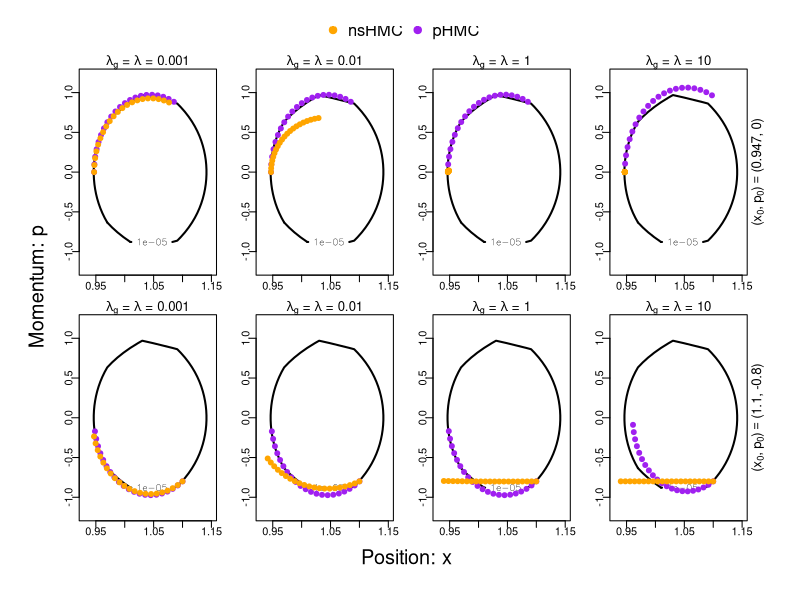
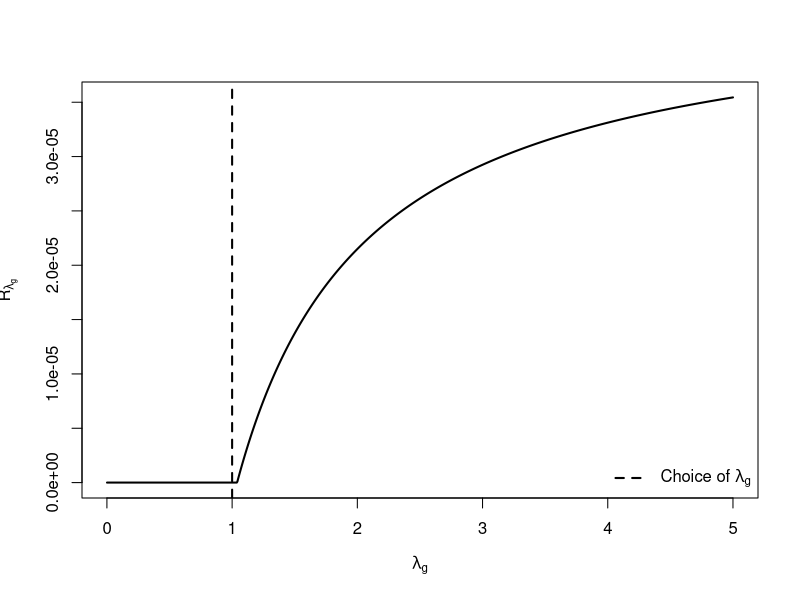

Recreate these plots in R, in order.
########################################
# One-dimensional example
########################################
set.seed(1)
n <- 1e2
y <- rnorm(n, mean = 1, sd = .5)
################################

# U(x) = sum(y - x)^2/(2) + |x|
log_target <- function(x)  -sum((y - x)^2)/2 - abs(x)

grad_log_pi_dur <- function(x, lambda)
{
  prox <- sign(x)*pmax(abs(x) - lambda, 0)
  sum(y - x) - (x - prox)/lambda
}

grad_log_pi_px <- function(x, lambda)
{
  foo <- lambda/(1 + n*lambda)
  z <-  (x + lambda*sum(y))/(1 + n*lambda)
  prox <- sign(z)* pmax(abs(z) - foo, 0)
  -(x - prox)/lambda
}
##################################
# Testing

logpi_lam_dur <- function(x, lambda)
{
  prox <- sign(x)*pmax(abs(x) - lambda, 0)
  my <- abs(prox) + (x - prox)^2/(2*lambda)
  
  logpi_lam <- - my -sum((y - x)^2)/2
}

logpi_lam_px <- function(x, lambda)
{
  foo <- lambda/(1 + n*lambda)
  z <-  (x + lambda*n*mean(y))/(1 + n*lambda)
  prox <- sign(z)* pmax(abs(z) - foo, 0)
  
  my <- abs(prox) + (x - prox)^2/(2*lambda) + sum((y - prox)^2)/2
  
  logpi_lam <- - my
}

integrate_f <- function(x){
  sapply(x, function(t) exp(log_target(t)))
}

integrate_dur <- function(x, lambda){
  sapply(x, function(t) exp(logpi_lam_dur(t, lambda = lambda)))
}

integrate_px <- function(x, lambda){
  sapply(x, function(t) exp(logpi_lam_px(t, lambda = lambda)))
}



##################################
# plotting target contour

log_kinetic <- function(p) -p^2/2
log_joint <- function(q, p)
{
  log_target(q) + log_kinetic(p)
}
p_vec <- seq(-3, 3, length = 1e2)
q_vec <- seq(-2, 4, length = 1e2)
z <- matrix(0, nrow = length(q_vec), ncol = length(p_vec))
for(i in 1:length(q_vec))
{
  for(j in 1:length(p_vec))
  {
    z[i,j] <- exp(log_joint(q_vec[i], p_vec[j]))
  }
}

phmc_path <- function(q, p, lambda, eps, L)
{
  store <- matrix(0, nrow = L + 1, ncol = 2)
  q_current <- q
  p_current <- p
  
  store[1, ] <- c(q,p)
  for (j in 2:(L+1))
  {
    # half step
    U_samp <- -grad_log_pi_dur(q_current, lambda)
    p_current <- p_current - eps*U_samp /2  
    q_current <- q_current + eps*p_current   # full step for position
    U_samp <- -grad_log_pi_dur(q_current, lambda)
    
    p_current <- p_current - eps*U_samp/2 # another half step
    
    store[j, ] <- c(q_current, p_current)
    # samp <- q_current
    # p_prop <- p_current
  }
  return(store)
}

ns_path <- function(q, p, lambda, eps, L)
{
  store <- matrix(0, nrow = L + 1, ncol = 2)
  q_current <- q
  p_current <- p
  
  store[1, ] <- c(q,p)
  for (j in 2:(L+1))
  {
    # half step
    U_samp <- -grad_log_pi_px(q_current, lambda)
    p_current <- p_current - eps*U_samp /2  
    q_current <- q_current + eps*p_current   # full step for position
    U_samp <- -grad_log_pi_px(q_current, lambda)
    
    p_current <- p_current - eps*U_samp/2 # another half step
    
    store[j, ] <- c(q_current, p_current)
    # samp <- q_current
    # p_prop <- p_current
  }
  return(store)
}

draw_contour <- function(q, p, lambda, eps = .02, L = 10)
{
  path_dur <- phmc_path(q, p, lambda = lambda, eps = eps, L = L)
  path_px <- ns_path(q, p, lambda = lambda, eps = eps, L = L)
  main_expr <- bquote(paste(lambda[g], " = ", lambda, " = ",
                            .(format(lambda, digits = 3))))
  contour(q_vec, p_vec, z, nlevels = 2, 
          xlim = c(.93, 1.15), ylim = c(-1.2, 1.2),
          main = main_expr, lwd = 2)
  points(path_dur, col = "purple", pch = 19)
  points(path_px, col = "orange", pch = 19)
}


pdf("toy_contours.pdf", height = 5, width = 10)

# Layout: 8 plots + 1 row for top legend
layout(matrix(c(rep(9, 4), 1:8), nrow = 3, byrow = TRUE),
       heights = c(.12, 1, 1))  # first row for legend

# Tighter margins and minimal label-to-axis spacing
par(mar = c(2, 2, 1, 1), oma = c(4, 4, 2, 3), mgp = c(3, 0.3, 0))

q <- .947
p <- 0
exp(log_joint(q, p))
draw_contour(q, p, lambda = .001, eps = .01, L = 20)
draw_contour(q, p, lambda = .01, eps = .01, L = 20)
draw_contour(q, p, lambda = 1, eps = .01, L = 20)
draw_contour(q, p, lambda = 10, eps = .01, L = 20)
mtext(bquote("(" * x[0] * "," ~ p[0] * ")" == "(" * .(q) * "," ~ .(p) * ")"),
      side = 4, line = 0.5, outer = FALSE, cex = 0.8)

q <- 1.1
p <- -.8
exp(log_joint(q, p))

draw_contour(q, p, lambda = .001, eps = .01, L = 20)
draw_contour(q, p, lambda = .01, eps = .01, L = 20)
draw_contour(q, p, lambda = 1, eps = .01, L = 20)
draw_contour(q, p, lambda = 10, eps = .01, L = 20)
mtext(bquote("(" * x[0] * "," ~ p[0] * ")" == "(" * .(q) * "," ~ .(p) * ")"),
      side = 4, line = 0.5, outer = FALSE, cex = 0.8)

par(mar = c(0, 0, 0, 0))
plot.new()
legend("top", legend = c("nsHMC", "pHMC"),
       col = c("orange", "purple"), pch = 19, 
       horiz = TRUE, bty = "n", 
       inset = c(0, -.55),
       cex = 1.5)

# Add shared axis labels using outer margin text
mtext("Position: x", side = 1, line = .5, outer = TRUE, cex = 1.2)
mtext("Momentum: p", side = 2, line = .5, outer = TRUE, cex = 1.2)

dev.off()



############################
# Choosing lambda
q <- 1.04  # MAP
p <- -.5
lambda.seq <- seq(1e-3, 5, length = 1e3)

phmc_ham <- numeric(length = length(lambda.seq))
ns_ham <- numeric(length = length(lambda.seq))

ham <- function(q, p) - log_target(q) + p^2/2

for(i in 1:length(lambda.seq))
{
  phmc_state <- phmc_path(q, p, lambda.seq[i], .001, 1)[2, ]
  ns_state <- ns_path(q, p, lambda.seq[i], .001, 1)[2, ]

  phmc_ham[i] <- abs(ham(q,p) - ham(phmc_state[1], phmc_state[2]))/abs(ham(q,p) )
  ns_ham[i] <- abs(ham(q,p) - ham(ns_state[1], ns_state[2]))/abs(ham(q,p) )
}

pdf("lambda_toy.pdf", height = 3.5, width = 4.2)
plot(lambda.seq, phmc_ham, type = 'l', lwd = 2, 
  ylim = range(c(phmc_ham, 0)), xlab = expression(lambda[g]), ylab = expression(R[lambda[g]]))
abline(v = 1, lty = 2, lwd = 2)
legend("bottomright", legend = expression("Choice of " * lambda[g]),
       col = "black", lty = 2, lwd = 2, bty = "n")
dev.off()


# No need to run the chains
# ###########################
# # HMC with Durmus split
# durhmc <- function(lambda, iter, eps_hmc, L, start)
# {
#   samp.hmc <- numeric(length = iter)
#   
#   # starting value computations
#   samp <- start
#   samp.hmc[1] <- samp
#   
#   # For HMC
#   mom_mat <- rnorm(iter)
#   accept <- 0
#   
#   for (i in 2:iter) 
#   {
#     p_prop <- mom_mat[i]
#     U_samp <- -grad_log_pi_dur(samp, lambda)
#     p_current <- p_prop - eps_hmc*U_samp /2  # half step for momentum
#     q_current <- samp
#     for (j in 1:L)
#     {
#       samp <- samp + eps_hmc*p_current   # full step for position
#       U_samp <- -grad_log_pi_dur(samp, lambda)
#       if(j!=L) p_current <- p_current - eps_hmc*U_samp  # full step for momentum
#     }
#     p_current <- p_current - eps_hmc*U_samp/2
#     p_current <- - p_current  # negation to make proposal symmetric
#     
#     U_curr <- -log_target(q_current)
#     U_prop <- -log_target(samp)
#     K_curr <-  sum((p_prop^2)/2)
#     K_prop <-  sum((p_current^2)/2)
#     
#     log_acc_prob = U_curr - U_prop + K_curr - K_prop
#     
#     if(log(runif(1)) <= log_acc_prob )
#     {
#       samp.hmc[i] <- samp
#       accept <- accept + 1
#     }
#     else
#     {
#       samp.hmc[i] <- q_current
#       samp <- q_current
#     }
#     if(i %% (iter/10) == 0){
#       j <- accept/i
#       print(cat(i, j))}
#   } 
#   print(acc_rate <- accept/iter)
#   object <- list(samp.hmc, acc_rate)
#   return(object)
# }
# 
# 
# ###########################
# # HMC on whole proximal
# pxhmc <- function(lambda, iter, eps_hmc, L, start)
# {
#   samp.hmc <- numeric(length = iter)
#   
#   # starting value computations
#   samp <- start
#   samp.hmc[1] <- samp
#   
#   # For HMC
#   mom_mat <- rnorm(iter)
#   accept <- 0
#   
#   for (i in 2:iter) 
#   {
#     p_prop <- mom_mat[i]
#     U_samp <- -grad_log_pi_px(samp, lambda)
#     p_current <- p_prop - eps_hmc*U_samp /2  # half step for momentum
#     q_current <- samp
#     for (j in 1:L)
#     {
#       samp <- samp + eps_hmc*p_current   # full step for position
#       U_samp <- -grad_log_pi_px(samp, lambda)
#       if(j!=L) p_current <- p_current - eps_hmc*U_samp  # full step for momentum
#     }
#     p_current <- p_current - eps_hmc*U_samp/2
#     p_current <- - p_current  # negation to make proposal symmetric
#     
#     U_curr <- -log_target(q_current)
#     U_prop <- -log_target(samp)
#     K_curr <-  sum((p_prop^2)/2)
#     K_prop <-  sum((p_current^2)/2)
#     
#     log_acc_prob = U_curr - U_prop + K_curr - K_prop
#     
#     if(log(runif(1)) <= log_acc_prob )
#     {
#       samp.hmc[i] <- samp
#       accept <- accept + 1
#     }
#     else
#     {
#       samp.hmc[i] <- q_current
#       samp <- q_current
#     }
#     if(i %% (iter/10) == 0){
#       j <- accept/i
#       print(cat(i, j))}
#   } 
#   print(acc_rate <- accept/iter)
#   object <- list(samp.hmc, acc_rate)
#   return(object)
# }
# 
# 
# chain_dur <- durhmc(lambda = .01, iter = 1e4, eps_hmc = .1, L = 10, start = 2)
# chain_px <- pxhmc(lambda = .01, iter = 1e4, eps_hmc = .1, L = 10, start = 2)
# 
# plot(density(chain_dur[[1]]))
# plot(density(chain_px[[1]]))
# acf(chain_dur[[1]])
# acf(chain_px[[1]])
